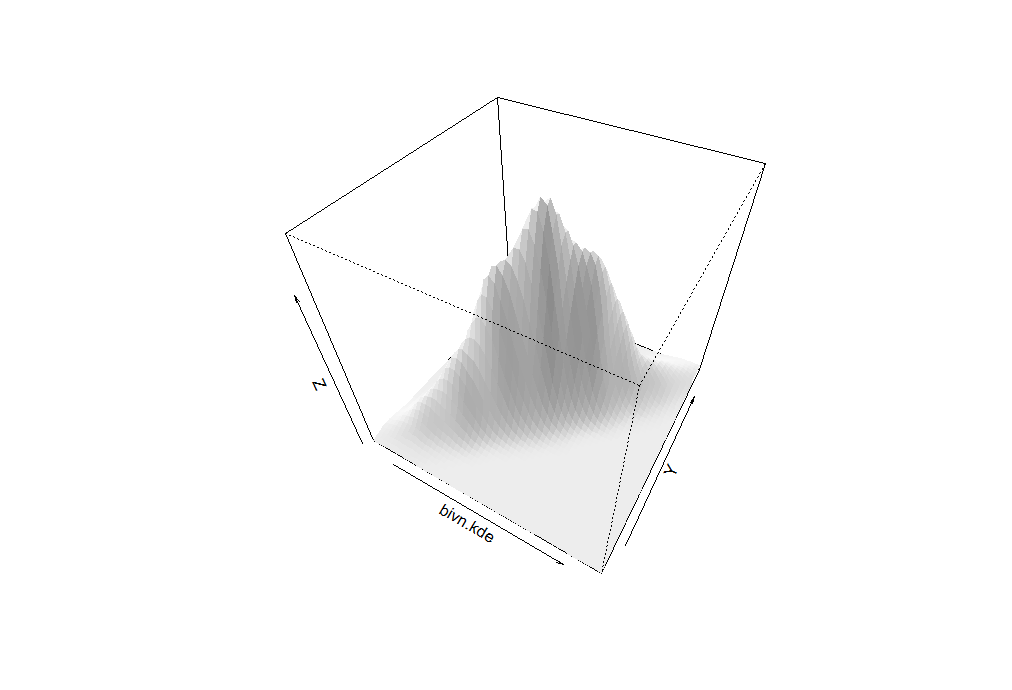

Source code (R):
# lets first simulate a bivariate normal sample
library(MASS)
bivn <- mvrnorm(1000, mu = c(0, 0), Sigma = matrix(c(1,.9,1,.9), 2))

# now we do a kernel density estimate
bivn.kde <- kde2d(bivn[,1], bivn[,2], n = 50)

# fancy perspective
persp( phi = 45 , theta = 30, bivn.kde ,shade = .1, border = NA)
